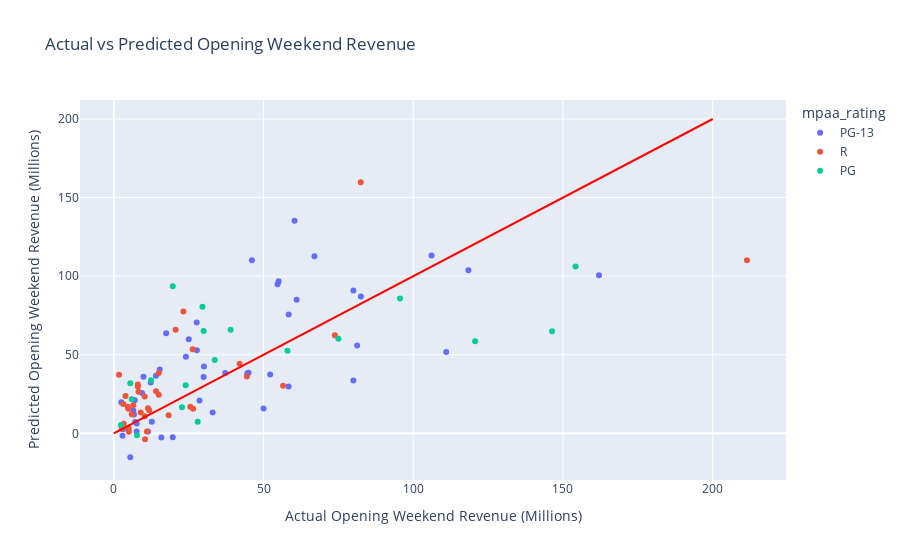

Notebook code for this chart:
### Code cell
# graph actual vs predicted
y_pred_mlr = results_mlr.predict(X_test[relevant_features])

results_df_mlr = pd.DataFrame({'predicted': y_pred_mlr, 'actual': y_test})

results_df_mlr['predicted'] = results_df_mlr['predicted'] / 1000000
results_df_mlr['actual'] = results_df_mlr['actual'] / 1000000
results_df_mlr['title'] = X_test['title']
results_df_mlr['source'] = X_test['source']
results_df_mlr['distributor_slug'] = X_test['distributor_slug']
results_df_mlr['genre'] = X_test['genre']
results_df_mlr['creative_type'] = X_test['creative_type']
results_df_mlr['production_method'] = X_test['production_method']
results_df_mlr['mpaa_rating'] = X_test['mpaa_rating']

# results_df_mlr.to_csv('mlr_results.csv', index=False)

# Create the scatter plot
fig = px.scatter(
    results_df_mlr,
    x='actual',
    y='predicted',
    color='mpaa_rating',
    labels={
        'actual': 'Actual Opening Weekend Revenue (Millions)',
        'predicted': 'Predicted Opening Weekend Revenue (Millions)'
    },
    title='Actual vs Predicted Opening Weekend Revenue',
    hover_name='title'
)

# Add the diagonal line
fig.add_trace(
    go.Scatter(
        x=[0, 200],
        y=[0, 200],
        mode='lines',
        line=dict(color='red'),
        showlegend=False
    )
)

# Show the plot
fig.show()

### Figure 1 — Plotly figure (JSON) as saved in the notebook; plotly's stock layout.template omitted (floating-point values rounded to 4 significant figures)
{"data": [{"hovertemplate": "<b>%{hovertext}</b><br><br>mpaa_rating=PG-13<br>Actual Opening Weekend Revenue (Millions)=%{x}<br>Predicted Opening Weekend Revenue (Millions)=%{y}<extra></extra>", "hovertext": ["80 for Brady", "Ant-Man and the Wasp: Quantumania", "Jesus Revolution", "Creed III", "65", "Shazam! Fury of the Gods", "Dungeons & Dragons: Honor Among Thieves", "His Only Son", "Big George Foreman: The Miraculous Story of the Once and Future Heavyweight Champion of the World", "Are You There God? It’s Me, Margaret", "Guardians of the Galaxy Vol 3", "Fast X", "Transformers: Rise of the Beasts", "The Flash", "Indiana Jones and the Dial of Destiny", "Sound of Freedom", "Insidious: The Red Door", "Mission: Impossible Dead Reckoning Part One", "Barbie", "Haunted Mansion", "Meg 2: The Trench", "Blue Beetle", "The Creator", "Five Nights at Freddy’s", "The Marvels", "Next Goal Wins", "The Hunger Games: The Ballad of Songbirds & Snakes", "Godzilla Minus One (ゴジラ最新作)", "Aquaman and the Lost Kingdom", "Mean Girls", "Argylle", "Madame Web", "Dune: Part Two", "Imaginary", "Cabrini", "Arthur the King", "Ghostbusters: Frozen Empire", "Godzilla x Kong: The New Empire", "The Fall Guy", "Tarot", "Kingdom of the Planet of the Apes", "The Watchers", "A Quiet Place: Day One", "Sound of Hope: The Story of Possum Trot", "Fly Me to the Moon", "Twisters", "It Ends With Us", "Reagan", "Beetlejuice Beetlejuice"], "legendgroup": "PG-13", "marker": {"color": "#636efa", "symbol": "circle"}, "mode": "markers", "name": "PG-13", "orientation": "v", "showlegend": true, "type": "scatter", "x": [12.7, 106.1, 15.88, 58.37, 12.33, 30.11, 37.21, 5.501, 2.925, 6.739, 118.4, 67.02, 61.05, 55.04, 60.37, 19.68, 33.01, 54.69, 162.0, 24.08, 30.0, 25.03, 14.08, 80.0, 46.11, 2.5, 44.61, 11.42, 27.69, 28.64, 17.47, 15.34, 82.51, 9.913, 7.169, 7.634, 45.0, 80.01, 27.75, 6.503, 58.4, 7.004, 52.2, 3.079, 9.427, 81.25, 50.02, 7.651, 111.0], "xaxis": "x", "y": [7.352, 113.2, -2.674, 29.87, 32.39, 42.53, 38.42, -15.21, -1.529, 11.92, 103.7, 112.7, 84.95, 96.76, 135.3, -2.47, 13.32, 94.81, 100.5, 48.79, 35.78, 59.89, 36.66, 33.6, 110.1, 19.84, 38.31, 1.205, 70.47, 20.87, 63.73, 40.62, 87.07, 35.94, 7.231, 1.22, 38.6, 90.84, 52.84, 14.56, 75.59, 21.02, 37.38, 2.589, 25.67, 55.95, 15.89, 6.194, 51.75], "yaxis": "y"}, {"hovertemplate": "<b>%{hovertext}</b><br><br>mpaa_rating=R<br>Actual Opening Weekend Revenue (Millions)=%{x}<br>Predicted Opening Weekend Revenue (Millions)=%{y}<extra></extra>", "hovertext": ["Knock at the Cabin", "Operation Fortune: Ruse de guerre", "Scream VI", "John Wick: Chapter 4", "Renfield", "Beau is Afraid", "The Pope’s Exorcist", "The Machine", "No Hard Feelings", "Oppenheimer", "Talk To Me", "The Last Voyage of the Demeter", "Strays", "Dumb Money", "Expend4bles", "Saw X", "The Exorcist: Believer", "Killers of the Flower Moon", "Priscilla", "Thanksgiving", "Napoleon", "American Fiction", "The Iron Claw", "Anyone But You", "Ferrari", "Civil War", "Abigail", "Challengers", "The Strangers: Chapter 1", "Furiosa: A Mad Max Saga", "Bad Boys: Ride or Die", "Horizon: An American Saga Chapter 1", "Deadpool & Wolverine", "Alien: Romulus", "The Crow", "Speak No Evil"], "legendgroup": "R", "marker": {"color": "#EF553B", "symbol": "circle"}, "mode": "markers", "name": "R", "orientation": "v", "showlegend": true, "type": "scatter", "x": [14.13, 3.14, 44.45, 73.82, 8.026, 2.662, 9.006, 5.001, 15.0, 82.46, 10.43, 6.505, 8.248, 3.326, 8.039, 18.31, 26.5, 23.25, 5.04, 10.31, 20.64, 1.755, 4.868, 6.0, 3.922, 25.54, 10.3, 15.01, 11.83, 26.33, 56.53, 11.05, 211.4, 42.0, 4.645, 11.4], "xaxis": "x", "y": [26.8, 18.67, 36.18, 62.43, 31.01, 2.897, 13.24, 3.16, 24.59, 159.8, -3.788, 17.82, 26.47, 6.114, 29.76, 11.45, 15.6, 77.53, 1.06, 10.81, 65.94, 37.21, 15.63, 12.21, 23.83, 16.91, 23.44, 38.45, 14.63, 53.57, 30.26, 1.231, 110.1, 44.31, 16.9, 16.03], "yaxis": "y"}, {"hovertemplate": "<b>%{hovertext}</b><br><br>mpaa_rating=PG<br>Actual Opening Weekend Revenue (Millions)=%{x}<br>Predicted Opening Weekend Revenue (Millions)=%{y}<extra></extra>", "hovertext": ["The Super Mario Bros. Movie", "The Little Mermaid", "Spider-Man: Across the Spider-Verse", "Elemental", "Ruby Gillman, Teenage Kraken", "Teenage Mutant Ninja Turtles: Mutant Mayhem", "PAW Patrol: The Mighty Movie", "Journey to Bethlehem", "Trolls Band Together", "Wish", "Wonka", "Migration", "Kung Fu Panda 4", "Unsung Hero", "IF", "The Garfield Movie", "Inside Out 2", "Despicable Me 4", "Harold and the Purple Crayon"], "legendgroup": "PG", "marker": {"color": "#00cc96", "symbol": "circle"}, "mode": "markers", "name": "PG", "orientation": "v", "showlegend": true, "type": "scatter", "x": [146.4, 95.58, 120.7, 29.6, 5.501, 28.01, 22.76, 2.4, 30.0, 19.7, 39.01, 12.45, 57.99, 7.732, 33.72, 24.01, 154.2, 75.01, 6.003], "xaxis": "x", "y": [65.02, 85.76, 58.54, 80.54, 31.81, 7.303, 16.67, 5.364, 65.1, 93.63, 65.9, 33.79, 52.48, -1.28, 46.62, 30.64, 106.2, 60.14, 21.68], "yaxis": "y"}, {"line": {"color": "red"}, "mode": "lines", "showlegend": false, "type": "scatter", "x": [0, 200], "y": [0, 200]}], "layout": {"legend": {"title": {"text": "mpaa_rating"}, "tracegroupgap": 0}, "title": {"text": "Actual vs Predicted Opening Weekend Revenue"}, "xaxis": {"anchor": "y", "domain": [0, 1], "title": {"text": "Actual Opening Weekend Revenue (Millions)"}}, "yaxis": {"anchor": "x", "domain": [0, 1], "title": {"text": "Predicted Opening Weekend Revenue (Millions)"}}}}
